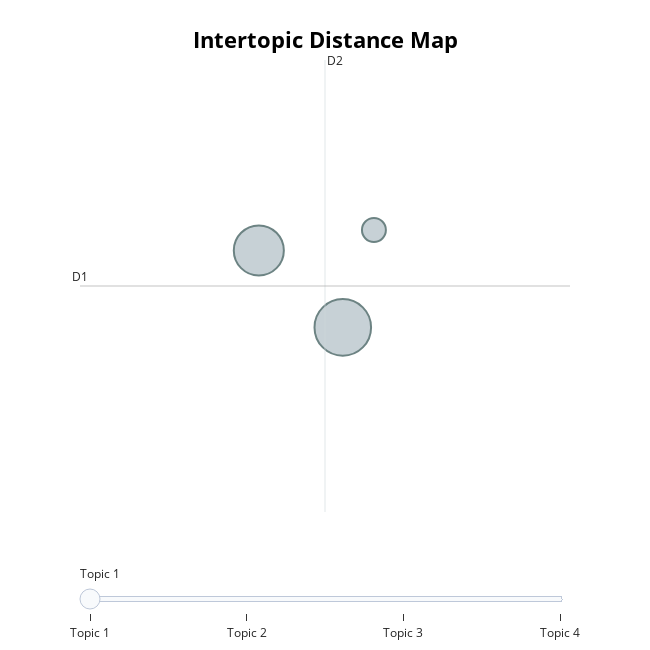

The notebook cell this image was saved under:
### Code cell
topic_model.visualize_topics()

### Figure 1 — Plotly figure (JSON) as saved in the notebook; plotly's stock layout.template omitted (floating-point values rounded to 4 significant figures)
{"data": [{"customdata": [[1, "brussels | art | minister | state | lid", 106], [2, "den | wird | das | ist | sind", 83], [3, "overleg | context | week | dag | elk", 19], [4, " |  |  |  | ", 18]], "hovertemplate": "<b>Topic %{customdata[0]}</b><br>Words: %{customdata[1]}<br>Size: %{customdata[2]}", "legendgroup": "", "marker": {"color": "#B0BEC5", "line": {"color": "DarkSlateGrey", "width": 2}, "size": [106, 83, 19, 18], "sizemode": "area", "sizeref": 0.06625, "symbol": "circle"}, "mode": "markers", "name": "", "orientation": "v", "showlegend": false, "type": "scatter", "x": [21.05, 19.67, 21.57, null], "xaxis": "x", "y": [-7.463, -6.996, -6.872, null], "yaxis": "y"}], "layout": {"annotations": [{"showarrow": false, "text": "D1", "x": 16.72, "y": -7.212, "yshift": 10}, {"showarrow": false, "text": "D2", "x": 20.76, "xshift": 10, "y": -5.841}], "height": 650, "hoverlabel": {"bgcolor": "white", "font": {"family": "Rockwell", "size": 16}}, "legend": {"itemsizing": "constant", "tracegroupgap": 0}, "margin": {"t": 60}, "shapes": [{"line": {"color": "#CFD8DC", "width": 2}, "type": "line", "x0": 20.76, "x1": 20.76, "y0": -8.582, "y1": -5.841}, {"line": {"color": "#9E9E9E", "width": 2}, "type": "line", "x0": 16.72, "x1": 24.8, "y0": -7.212, "y1": -7.212}], "sliders": [{"active": 0, "pad": {"t": 50}, "steps": [{"args": [{"marker.color": [["red", "#B0BEC5", "#B0BEC5", "#B0BEC5"]]}], "label": "Topic 1", "method": "update"}, {"args": [{"marker.color": [["#B0BEC5", "red", "#B0BEC5", "#B0BEC5"]]}], "label": "Topic 2", "method": "update"}, {"args": [{"marker.color": [["#B0BEC5", "#B0BEC5", "red", "#B0BEC5"]]}], "label": "Topic 3", "method": "update"}, {"args": [{"marker.color": [["#B0BEC5", "#B0BEC5", "#B0BEC5", "red"]]}], "label": "Topic 4", "method": "update"}]}], "title": {"font": {"color": "Black", "size": 22}, "text": "<b>Intertopic Distance Map", "x": 0.5, "xanchor": "center", "y": 0.95, "yanchor": "top"}, "width": 650, "xaxis": {"anchor": "y", "domain": [0, 1], "range": [16.72, 24.8], "title": {"text": ""}, "visible": false}, "yaxis": {"anchor": "x", "domain": [0, 1], "range": [-8.582, -5.841], "title": {"text": ""}, "visible": false}}}
